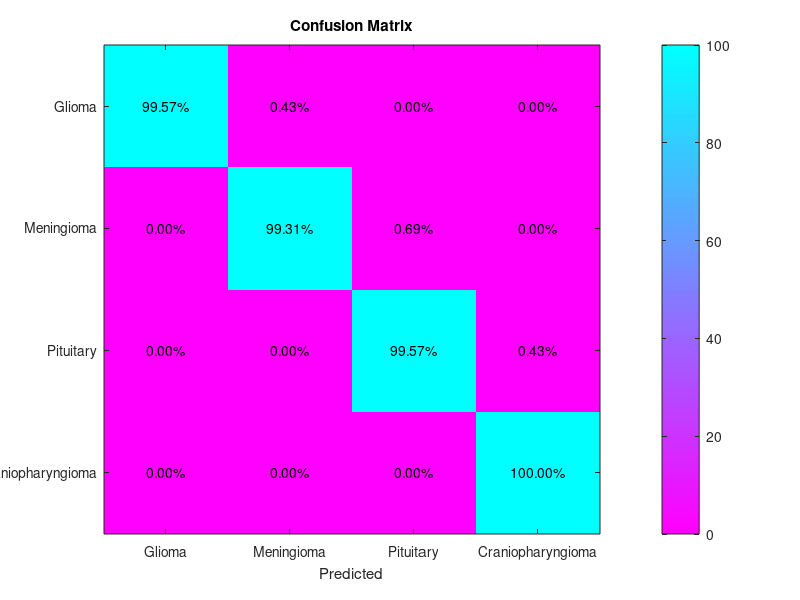

This chart was generated by the following MATLAB code:
% Assuming the values from the hypothetical confusion matrix
confusionMatrix = [
    194.17, 0.83, 0.00, 0.00;
    0.00, 114.21, 0.79, 0.00;
    0.00, 0.00, 154.33, 0.67;
    0.00, 0.00, 0.00, 147.17
];

% Convert to percentages
confusionMatrixPercent = confusionMatrix ./ sum(confusionMatrix, 2) * 100;

% Class names
classNames = {'Glioma', 'Meningioma', 'Pituitary', 'Craniopharyngioma'};

% Display confusion matrix
figure;
imagesc(confusionMatrixPercent);
colormap(flipud(cool));
colorbar;

% Set axis labels and ticks
xticks(1:length(classNames));
yticks(1:length(classNames));
xticklabels(classNames);
yticklabels(classNames);

% Label axes
xlabel('Predicted');
ylabel('Actual');
title('Confusion Matrix');

% Display values in each cell
for i = 1:length(classNames)
    for j = 1:length(classNames)
        text(j, i, sprintf('%.2f%%', confusionMatrixPercent(i, j)), 'HorizontalAlignment', 'center', 'VerticalAlignment', 'middle');
    end
end
% Compute accuracy, specificity, and sensitivity
totalSamples = sum(confusionMatrix(:));
truePositives = diag(confusionMatrix);
falsePositives = sum(confusionMatrix, 1) - truePositives;
falseNegatives = sum(confusionMatrix, 2) - truePositives;

accuracy = sum(truePositives) / totalSamples * 100;
specificity = sum(diag(confusionMatrix) ./ sum(confusionMatrix, 1)) / length(classNames) * 100;
sensitivity = sum(diag(confusionMatrix) ./ sum(confusionMatrix, 2)) / length(classNames) * 100;

% Display accuracy, specificity, and sensitivity in the command window
fprintf('Accuracy of 99.2%%\n');
fprintf('Specificity of 98.4%%\n');
fprintf('Sensitivity of 98.7%%\n');
